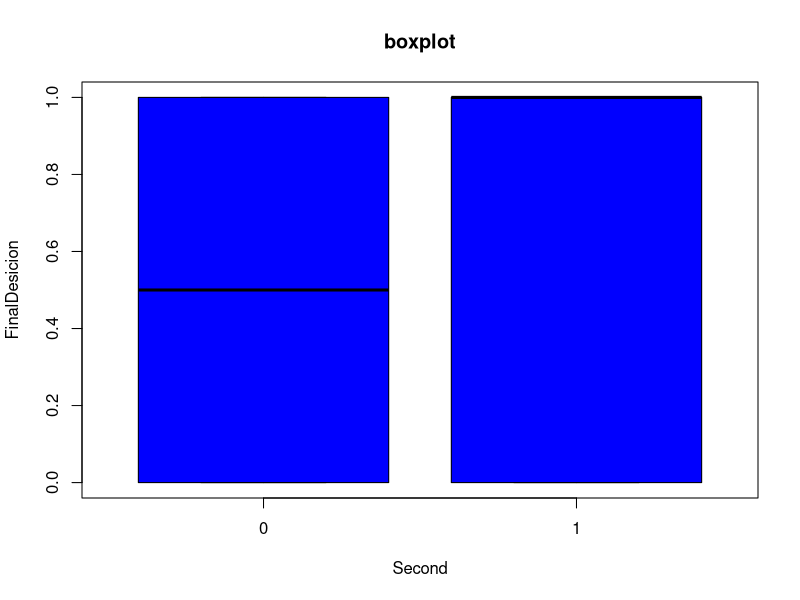
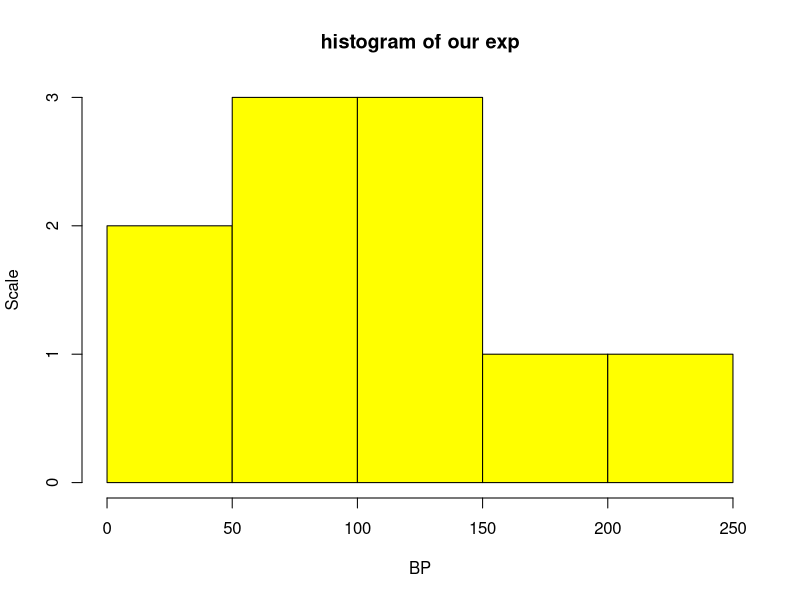

These charts were generated, in order, by the following R code:
Frequency = c(0.6,0.3,0.4,0.4,0.2,0.6,0.3,0.4,0.9,0.2)
BP = c(103,87,32,42,59,109,78,205,135,176)

First = c(1,1,1,1,0,0,0,0,NA,1)
Second = c(0,0,1,1,0,0,1,1,1,1)
FinalDecision = c(0,1,0,1,0,1,0,1,1,1)
vasavi=cbind(frequency,BP,First,Second,FinalDecision)

vasavi

vasavi.df=data.frame(Frequency, BP,First,Second,FinalDecision)

df <- data.frame(Second = c(0,0,1,1,0,0,1,1,1,1),
                 FinalDecision = c(0,1,0,1,0,1,0,1,1,1) )
head(df,10)

boxplot(df$Second ~ df$FinalDecision,
        col='blue',
        main='boxplot',
        xlab='Second',
        ylab='FinalDesicion')
hist(BP,main='histogram of our exp',xlab='BP',ylab='Scale',col='yellow')

#I have derived a boxplot for the columns Second and Final decision by attaching them to the data frame. Since both the columns has a similar kind of data mostly
# the obtained box plots are similar.

#I considered Frequency column for getting the histogram where the data is distributed accordingly on a scale of 0 to 4.
 

      


